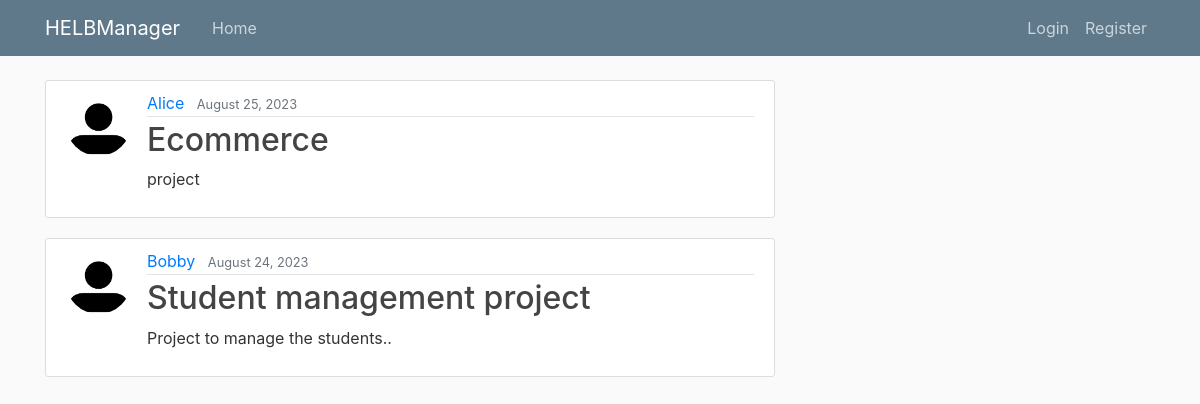
The page / on the database its author committed.
### blog/models.py (models this page shows, shortened)
class Post(models.Model):
    chef = models.ForeignKey(User, related_name='projects_managed', on_delete=models.CASCADE)
    title= models.CharField(max_length=100)
    description= models.TextField()
    date_posted= models.DateTimeField(default=timezone.now)
    author= models.ForeignKey(User, on_delete=models.CASCADE)
    participants = models.ManyToManyField(User, related_name='projects_joined')

### users/models.py (models this page shows, shortened)
class Profile(models.Model):
    user = models.OneToOneField(User, on_delete=models.CASCADE)
    image = models.ImageField(default='default.jpg', upload_to='profile_pics')

### blog/views.py (the view)
# urls.py: path('',PostListView.as_view(), name='blog-home'), #localhost:8000/blog/
class PostListView(ListView):
    model = Post
    template_name = 'blog/home.html' #<app>/<model>_>viewtype>.html
    context_object_name = 'posts'
    ordering = ['-date_posted']

### blog/templates/blog/home.html (shortened to what this page needs)
{% extends "blog/base.html" %}
{% block content %}
    {% for post in posts %}
        <article class="media content-section">
            <img class="rounded-circle article-img" src="{{ post.author.profile.image.url }}">
            <div class="media-body">
                <div class="article-metadata">
                    <a class="mr-2" href="#">{{ post.author }}</a>
                    <small class="text-muted">{{ post.date_posted|date:"F d, Y" }}</small>
                </div>
                <h2><a class="article-title" href="{% url 'post-detail' post.id %}">{{ post.title }}</a></h2>
                <p class="article-content">{{ post.description }}</p>
            </div>
        </article>
    {% endfor %}
{% endblock content %}

### blog/templates/blog/base.html (shortened to what this page needs)
{% load static %}
<!DOCTYPE html>
<html lang="en">
<head>
  <link rel="stylesheet" href="https://cdn.jsdelivr.net/npm/bootstrap@4.4.1/dist/css/bootstrap.min.css"
>
  <link rel="stylesheet" type="text/css" href="{% static 'blog/main.css'%}">
</head>
<body>
  <header class="site-header">
    <nav class="navbar navbar-expand-md navbar-dark bg-steel fixed-top">
      <div class="container">
        <a class="navbar-brand mr-4" href="{% url 'blog-home' %}">HELBManager</a>
        <div class="collapse navbar-collapse" id="navbarToggle">
          <div class="navbar-nav mr-auto">
            <a class="nav-item nav-link" href="{% url 'blog-home' %}">Home</a>
          </div>
          <div class="navbar-nav">
            {% if user.is_authenticated %}
              <a class="nav-item nav-link" href="{% url 'post-create' %}">New Project</a>
              <a class="nav-item nav-link" href="{% url 'profile' %}">Profile</a>
              <a class="nav-item nav-link" href="{% url 'logout' %}">Logout</a>
            {% else %}
              <a class="nav-item nav-link" href="{% url 'login' %}">Login</a>
              <a class="nav-item nav-link" href="{% url 'register' %}">Register</a>
            {% endif %}
          </div>
        </div>
      </div>
    </nav>
  </header>
  <main role="main" class="container">
    <div class="row">
      <div class="col-md-8">
        {% block content %}{% endblock %}
      </div>
    </div>
  </main>
</body>
</html>

### blog/static/blog/main.css (style rules this page uses)
body { background: #fafafa; color: #333333; margin-top: 5rem; }
h1, h2, h3, h4, h5, h6 { color: #444444; }
.bg-steel { background-color: #5f788a; }
.site-header .navbar-nav .nav-link { color: #cbd5db; }
.content-section { background: #ffffff; padding: 10px 20px; border: 1px solid #dddddd; border-radius: 3px; margin-bottom: 20px; }
.article-title { color: #444444; }
.article-content { white-space: pre-line; }
.article-img { height: 65px; width: 65px; margin-right: 16px; }
.article-metadata { padding-bottom: 1px; margin-bottom: 4px; border-bottom: 1px solid #e3e3e3; }

### rows shown on the page
Post: author.profile.image (placeholder picture), author "Alice", date_posted "August 25, 2023", title "Ecommerce", description "project"
Post: author.profile.image (placeholder picture), author "Bobby", date_posted "August 24, 2023", title "Student management project", description "Project to manage the students.."
